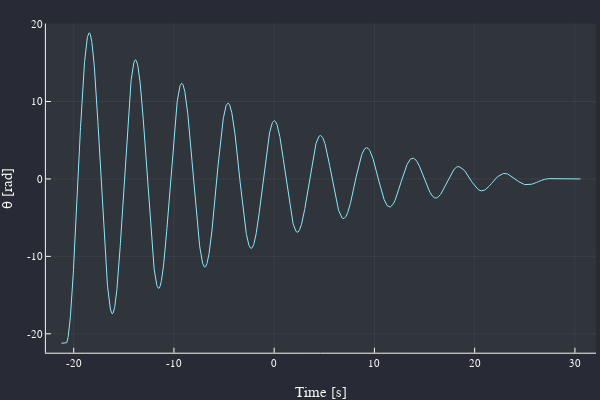

Notebook code for this chart:
### Markdown cell above
### Gögn 3, Mæling á θ yfir tíma nema með segul á topp súlunar

### Code cell
data3 = CSV.read("data3.csv", DataFrame)
data3 = data3 .- data3[end,2]

plot(data3[!,1], data3[!,2],
xlabel = "Time [s]",
ylabel = "θ [rad]",
labels = :none)

### Figure 1 — Plotly figure (JSON) as saved in the notebook; plotly's stock layout.template omitted (floating-point values rounded to 4 significant figures; data arrays with more than 128 entries replaced by an {"elided": "..."} marker saying what was removed)
{"data": [{"colorbar": {"title": ""}, "legendgroup": "", "line": {"color": "rgba(139, 233, 253, 1.000)", "dash": "solid", "shape": "linear", "width": 1}, "mode": "lines", "name": "", "showlegend": false, "type": "scatter", "x": {"elided": "2590 float values"}, "xaxis": "x", "y": {"elided": "2590 float values"}, "yaxis": "y", "zmax": null, "zmin": null}], "layout": {"annotations": [], "height": 400, "legend": {"bgcolor": "rgba(40, 42, 54, 1.000)", "bordercolor": "rgba(248, 248, 242, 1.000)", "borderwidth": 1, "font": {"color": "rgba(248, 248, 242, 1.000)", "family": "sans-serif", "size": 11}, "title": {"font": {"color": "rgba(248, 248, 242, 1.000)", "family": "sans-serif", "size": 15}, "text": ""}, "tracegroupgap": 0, "traceorder": "normal", "x": 1, "xanchor": "auto", "y": 1, "yanchor": "auto"}, "margin": {"b": 20, "l": 0, "r": 0, "t": 20}, "paper_bgcolor": "rgba(40, 42, 54, 1.000)", "plot_bgcolor": "rgba(48, 52, 59, 1.000)", "showlegend": true, "width": 600, "xaxis": {"anchor": "y", "domain": [0.07647, 0.9934], "gridcolor": "rgba(248, 248, 242, 0.100)", "gridwidth": 0.5, "linecolor": "rgba(248, 248, 242, 1.000)", "mirror": false, "range": [-22.78, 32.11], "showgrid": true, "showline": true, "showticklabels": true, "tickangle": 0, "tickcolor": "rgb(248, 248, 242)", "tickfont": {"color": "rgba(248, 248, 242, 1.000)", "family": "sans-serif", "size": 11}, "tickmode": "array", "ticks": "inside", "ticktext": ["-20", "-10", "0", "10", "20", "30"], "tickvals": [-20, -10, 0, 10, 20, 30], "title": "Time [s]", "titlefont": {"color": "rgba(248, 248, 242, 1.000)", "family": "sans-serif", "size": 15}, "type": "-", "visible": true, "zeroline": false, "zerolinecolor": "rgba(248, 248, 242, 1.000)"}, "yaxis": {"anchor": "x", "domain": [0.07581, 0.9902], "gridcolor": "rgba(248, 248, 242, 0.100)", "gridwidth": 0.5, "linecolor": "rgba(248, 248, 242, 1.000)", "mirror": false, "range": [-22.44, 20.07], "showgrid": true, "showline": true, "showticklabels": true, "tickangle": 0, "tickcolor": "rgb(248, 248, 242)", "tickfont": {"color": "rgba(248, 248, 242, 1.000)", "family": "sans-serif", "size": 11}, "tickmode": "array", "ticks": "inside", "ticktext": ["-20", "-10", "0", "10", "20"], "tickvals": [-20, -10, 0, 10, 20], "title": "θ [rad]", "titlefont": {"color": "rgba(248, 248, 242, 1.000)", "family": "sans-serif", "size": 15}, "type": "-", "visible": true, "zeroline": false, "zerolinecolor": "rgba(248, 248, 242, 1.000)"}}}
